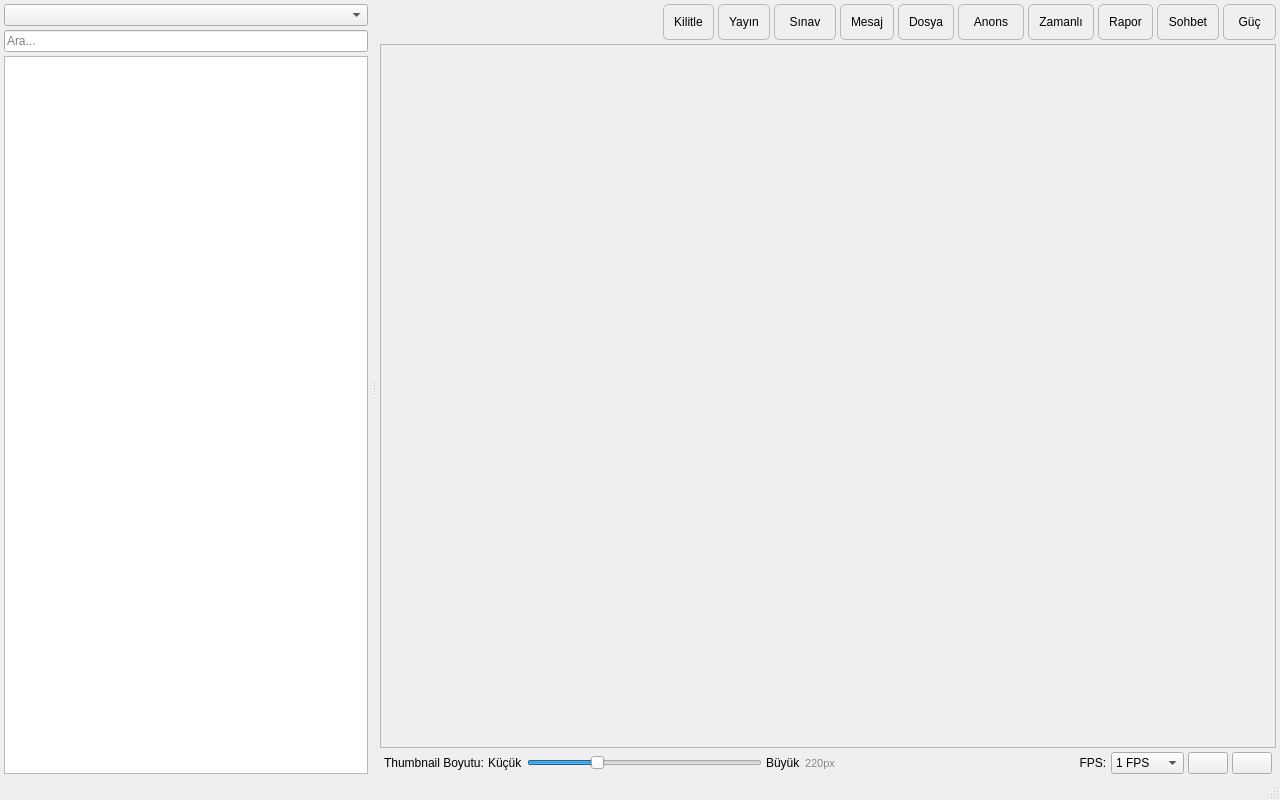
<?xml version="1.0" encoding="UTF-8"?>
<ui version="4.0">
 <class>MainWindow</class>
 <widget class="QMainWindow" name="MainWindow">
  <property name="geometry">
   <rect>
    <x>0</x>
    <y>0</y>
    <width>1280</width>
    <height>800</height>
   </rect>
  </property>
  <property name="windowTitle">
   <string>OKIDIA — Okul İçi Denetim ve İletişim Ağı</string>
  </property>
  <widget class="QWidget" name="centralwidget">
   <layout class="QHBoxLayout" name="mainLayout">
    <property name="spacing">
     <number>0</number>
    </property>
    <property name="leftMargin">
     <number>0</number>
    </property>
    <property name="topMargin">
     <number>0</number>
    </property>
    <property name="rightMargin">
     <number>0</number>
    </property>
    <property name="bottomMargin">
     <number>0</number>
    </property>
    <item>
     <widget class="QSplitter" name="mainSplitter">
      <property name="orientation">
       <enum>Qt::Orientation::Horizontal</enum>
      </property>
      <property name="childrenCollapsible">
       <bool>false</bool>
      </property>
      <widget class="QWidget" name="leftPanel">
       <layout class="QVBoxLayout" name="leftLayout">
        <property name="spacing">
         <number>4</number>
        </property>
        <property name="leftMargin">
         <number>4</number>
        </property>
        <property name="topMargin">
         <number>4</number>
        </property>
        <property name="rightMargin">
         <number>4</number>
        </property>
        <property name="bottomMargin">
         <number>4</number>
        </property>
        <item>
         <widget class="QComboBox" name="classFilterCombo">
          <property name="sizePolicy">
           <sizepolicy hsizetype="Preferred" vsizetype="Fixed">
            <horstretch>0</horstretch>
            <verstretch>0</verstretch>
           </sizepolicy>
          </property>
          <property name="toolTip">
           <string>Sınıf Görünüm Filtresi</string>
          </property>
         </widget>
        </item>
        <item>
         <widget class="QLineEdit" name="searchBox">
          <property name="sizePolicy">
           <sizepolicy hsizetype="Expanding" vsizetype="Fixed">
            <horstretch>0</horstretch>
            <verstretch>0</verstretch>
           </sizepolicy>
          </property>
          <property name="placeholderText">
           <string>Ara...</string>
          </property>
          <property name="clearButtonEnabled">
           <bool>true</bool>
          </property>
         </widget>
        </item>
        <item>
         <widget class="QTreeWidget" name="classTree">
          <property name="animated">
           <bool>true</bool>
          </property>
          <property name="headerHidden">
           <bool>true</bool>
          </property>
          <column>
           <property name="text">
            <string>Sınıflar</string>
           </property>
          </column>
          <column>
           <property name="text">
            <string>Sohbet</string>
           </property>
          </column>
          <column>
           <property name="text">
            <string>Özel</string>
           </property>
          </column>
         </widget>
        </item>
       </layout>
      </widget>
      <widget class="QWidget" name="rightPanel">
       <layout class="QVBoxLayout" name="rightLayout">
        <property name="spacing">
         <number>4</number>
        </property>
        <property name="leftMargin">
         <number>4</number>
        </property>
        <property name="topMargin">
         <number>4</number>
        </property>
        <property name="rightMargin">
         <number>4</number>
        </property>
        <property name="bottomMargin">
         <number>4</number>
        </property>
        <item>
         <layout class="QHBoxLayout" name="actionLayout">
          <property name="leftMargin"><number>0</number></property>
          <property name="topMargin"><number>0</number></property>
          <property name="rightMargin"><number>0</number></property>
          <property name="bottomMargin"><number>0</number></property>
          <property name="spacing"><number>4</number></property>
          <item>
           <spacer>
            <property name="orientation"><enum>Qt::Orientation::Horizontal</enum></property>
            <property name="sizeHint" stdset="0"><size><width>20</width><height>20</height></size></property>
           </spacer>
          </item>
          <!-- Ekran kilit toggle -->
          <item>
           <widget class="QPushButton" name="btnLockToggle">
            <property name="text"><string>Kilitle</string></property>
            <property name="toolTip"><string>Ekran + klavye/fare kilitle</string></property>
            <property name="checkable"><bool>true</bool></property>
            <property name="styleSheet">
             <string>
QPushButton {
    padding: 4px 10px;
    min-height: 26px;
    max-height: 26px;
    border-radius: 5px;
    border: 1px solid palette(mid);
}
QPushButton:checked {
    background-color: #f38ba8;
    color: #1e1e2e;
    border-color: #f38ba8;
    font-weight: 500;
}
QPushButton:checked:hover {
    background-color: #e87a96;
}
             </string>
            </property>
           </widget>
          </item>
          <item>
           <widget class="QPushButton" name="btnBroadcast">
            <property name="text"><string>Yayın</string></property>
            <property name="toolTip"><string>Ekran yayını başlat</string></property>
            <property name="checkable"><bool>true</bool></property>
            <property name="styleSheet">
             <string>
QPushButton {
    padding: 4px 10px;
    min-height: 26px;
    max-height: 26px;
    border-radius: 5px;
    border: 1px solid palette(mid);
}
QPushButton:checked {
    background-color: #a6e3a1;
    color: #1e1e2e;
    border-color: #a6e3a1;
    font-weight: 500;
}
QPushButton:checked:hover {
    background-color: #8fd38a;
}
             </string>
            </property>
           </widget>
          </item>
          <!-- Sınav dropdown -->
          <item>
           <widget class="QToolButton" name="btnExam">
            <property name="text"><string>Sınav</string></property>
            <property name="toolTip"><string>Sınav işlemleri</string></property>
            <property name="popupMode"><enum>QToolButton::InstantPopup</enum></property>
            <property name="toolButtonStyle"><enum>Qt::ToolButtonTextOnly</enum></property>
            <property name="styleSheet">
             <string>
QToolButton {
    padding: 4px 10px;
    min-height: 26px;
    max-height: 26px;
    border-radius: 5px;
    border: 1px solid palette(mid);
}
QToolButton::menu-indicator { width: 0; }
QToolButton:pressed, QToolButton[active="true"] {
    background-color: #f9e2af;
    color: #1e1e2e;
    border-color: #f9e2af;
    font-weight: 500;
}
             </string>
            </property>
           </widget>
          </item>
          <!-- İletişim -->
          <item>
           <widget class="QPushButton" name="btnSendMessage">
            <property name="styleSheet">
             <string>QPushButton { padding: 4px 10px; min-height: 26px; max-height: 26px; border-radius: 5px; border: 1px solid palette(mid); }</string>
            </property>
            <property name="text"><string>Mesaj</string></property>
            <property name="toolTip"><string>Tüm sınıfa mesaj gönder</string></property>
           </widget>
          </item>
          <item>
           <widget class="QPushButton" name="btnSendFile">
            <property name="styleSheet">
             <string>QPushButton { padding: 4px 10px; min-height: 26px; max-height: 26px; border-radius: 5px; border: 1px solid palette(mid); }</string>
            </property>
            <property name="text"><string>Dosya</string></property>
            <property name="toolTip"><string>Tüm sınıfa dosya gönder</string></property>
           </widget>
          </item>
          <item>
           <widget class="QToolButton" name="btnAudio">
            <property name="text"><string>Anons</string></property>
            <property name="toolTip"><string>Anons / ses yayını</string></property>
            <property name="popupMode"><enum>QToolButton::InstantPopup</enum></property>
            <property name="toolButtonStyle"><enum>Qt::ToolButtonTextOnly</enum></property>
            <property name="styleSheet">
             <string>
QToolButton {
    padding: 4px 10px;
    min-height: 26px;
    max-height: 26px;
    border-radius: 5px;
    border: 1px solid palette(mid);
}
QToolButton::menu-indicator { width: 0; }
QToolButton:pressed, QToolButton[audioActive="true"] {
    background-color: #89b4fa;
    color: #1e1e2e;
    border-color: #89b4fa;
    font-weight: 500;
}
             </string>
            </property>
           </widget>
          </item>
          <!-- Zamanlı + Rapor -->
          <item>
           <widget class="QPushButton" name="btnSchedule">
            <property name="styleSheet">
             <string>QPushButton { padding: 4px 10px; min-height: 26px; max-height: 26px; border-radius: 5px; border: 1px solid palette(mid); }</string>
            </property>
            <property name="text"><string>Zamanlı</string></property>
            <property name="toolTip"><string>Zamanlı komut ekle</string></property>
           </widget>
          </item>
          <item>
           <widget class="QPushButton" name="btnReport">
            <property name="styleSheet">
             <string>QPushButton { padding: 4px 10px; min-height: 26px; max-height: 26px; border-radius: 5px; border: 1px solid palette(mid); }</string>
            </property>
            <property name="text"><string>Rapor</string></property>
            <property name="toolTip"><string>Raporlama panosunu aç</string></property>
           </widget>
          </item>
          <!-- Sohbet -->
          <item>
           <widget class="QPushButton" name="btnChat">
            <property name="styleSheet">
             <string>QPushButton { padding: 4px 10px; min-height: 26px; max-height: 26px; border-radius: 5px; border: 1px solid palette(mid); }</string>
            </property>
            <property name="text"><string>Sohbet</string></property>
            <property name="toolTip"><string>Sohbet odalarını aç</string></property>
           </widget>
          </item>
          <!-- Güç dropdown -->
          <item>
           <widget class="QToolButton" name="btnPower">
            <property name="text"><string>Güç</string></property>
            <property name="toolTip"><string>Güç yönetimi (Aç / Kapat / Yeniden Başlat)</string></property>
            <property name="popupMode"><enum>QToolButton::InstantPopup</enum></property>
            <property name="toolButtonStyle"><enum>Qt::ToolButtonTextOnly</enum></property>
            <property name="styleSheet">
             <string notr="true">
QToolButton {
    padding: 4px 10px;
    min-height: 26px;
    max-height: 26px;
    border-radius: 5px;
    border: 1px solid palette(mid);
}
QToolButton::menu-indicator { width: 0; }
QToolButton:pressed {
    background-color: #f38ba8;
    color: #1e1e2e;
    border-color: #f38ba8;
    font-weight: 500;
}
             </string>
            </property>
           </widget>
          </item>
         </layout>
        </item>
        <item>
         <widget class="QScrollArea" name="thumbnailScrollArea">
          <property name="horizontalScrollBarPolicy">
           <enum>Qt::ScrollBarPolicy::ScrollBarAlwaysOff</enum>
          </property>
          <property name="widgetResizable">
           <bool>true</bool>
          </property>
          <widget class="QWidget" name="thumbnailContainer">
           <property name="geometry">
            <rect>
             <x>0</x>
             <y>0</y>
             <width>1006</width>
             <height>690</height>
            </rect>
           </property>
           <layout class="QVBoxLayout" name="groupsLayout">
            <property name="leftMargin"><number>4</number></property>
            <property name="topMargin"><number>4</number></property>
            <property name="rightMargin"><number>4</number></property>
            <property name="bottomMargin"><number>8</number></property>
            <property name="spacing"><number>4</number></property>
           </layout>
          </widget>
         </widget>
        </item>
        <item>
         <layout class="QHBoxLayout" name="bottomLayout">
          <property name="leftMargin">
           <number>4</number>
          </property>
          <property name="topMargin">
           <number>0</number>
          </property>
          <property name="rightMargin">
           <number>4</number>
          </property>
          <property name="bottomMargin">
           <number>0</number>
          </property>
          <item>
           <widget class="QLabel" name="qualityLabel">
            <property name="text"><string>Thumbnail Boyutu:</string></property>
           </widget>
          </item>
          <item>
           <widget class="QLabel" name="qualityLow">
            <property name="text"><string>Küçük</string></property>
           </widget>
          </item>
          <item>
           <widget class="QSlider" name="qualitySlider">
            <property name="minimum"><number>180</number></property>
            <property name="maximum"><number>320</number></property>
            <property name="value"><number>220</number></property>
            <property name="singleStep"><number>20</number></property>
            <property name="pageStep"><number>40</number></property>
            <property name="orientation"><enum>Qt::Orientation::Horizontal</enum></property>
            <property name="tickPosition"><enum>QSlider::NoTicks</enum></property>
           </widget>
          </item>
          <item>
           <widget class="QLabel" name="qualityHigh">
            <property name="text"><string>Büyük</string></property>
           </widget>
          </item>
          <item>
           <widget class="QLabel" name="thumbSizeLabel">
            <property name="text"><string>220px</string></property>
            <property name="minimumWidth"><number>40</number></property>
            <property name="styleSheet"><string>color: #888; font-size: 11px;</string></property>
           </widget>
          </item>
          <item>
           <spacer>
            <property name="orientation">
             <enum>Qt::Orientation::Horizontal</enum>
            </property>
            <property name="sizeHint" stdset="0">
             <size>
              <width>40</width>
              <height>20</height>
             </size>
            </property>
           </spacer>
          </item>
          <item>
           <widget class="QLabel" name="fpsLabel">
            <property name="text">
             <string>  FPS:</string>
            </property>
           </widget>
          </item>
          <item>
           <widget class="QComboBox" name="fpsCombo">
            <item>
             <property name="text">
              <string>1 FPS</string>
             </property>
            </item>
            <item>
             <property name="text">
              <string>0.5 FPS</string>
             </property>
            </item>
            <item>
             <property name="text">
              <string>0.2 FPS</string>
             </property>
            </item>
            <item>
             <property name="text">
              <string>5 FPS</string>
             </property>
            </item>
            <item>
             <property name="text">
              <string>15 FPS</string>
             </property>
            </item>
           </widget>
          </item>
          <item>
           <widget class="QPushButton" name="btnStreamToggle">
            <property name="toolTip">
             <string>Ekran Akışını Duraklat / Başlat</string>
            </property>
            <property name="text">
             <string/>
            </property>
           </widget>
          </item>
          <item>
           <widget class="QPushButton" name="btnRefreshThumbnails">
            <property name="toolTip">
             <string>Görünür İstemcilerin Ekran Görüntülerini Yenile</string>
            </property>
            <property name="text">
             <string/>
            </property>
           </widget>
          </item>
         </layout>
        </item>
       </layout>
      </widget>
     </widget>
    </item>
   </layout>
  </widget>
  <widget class="QMenuBar" name="menubar">
   <property name="geometry">
    <rect>
     <x>0</x>
     <y>0</y>
     <width>1280</width>
     <height>20</height>
    </rect>
   </property>
  </widget>
  <widget class="QStatusBar" name="statusbar"/>
  <action name="actionAyarlar">
   <property name="text">
    <string>Ayarlar</string>
   </property>
  </action>
  <action name="actionCikis">
   <property name="text">
    <string>Çıkış</string>
   </property>
  </action>
  <action name="actionAcikTema">
   <property name="text">
    <string>Açık Tema</string>
   </property>
  </action>
  <action name="actionKoyuTema">
   <property name="text">
    <string>Koyu Tema</string>
   </property>
  </action>
  <action name="actionSertifikaYonetimi">
   <property name="text">
    <string>Sertifika Yönetimi</string>
   </property>
  </action>
  <action name="actionKullaniciYonetimi">
   <property name="text">
    <string>Kullanıcı Yönetimi</string>
   </property>
  </action>
  <action name="actionSshKimlikYonetimi">
   <property name="text">
    <string>SSH Kimlik Yöneticisi</string>
   </property>
  </action>
  <action name="actionHakkinda">
   <property name="text">
    <string>Hakkında</string>
   </property>
  </action>
 </widget>
 <resources/>
 <connections/>
</ui>
